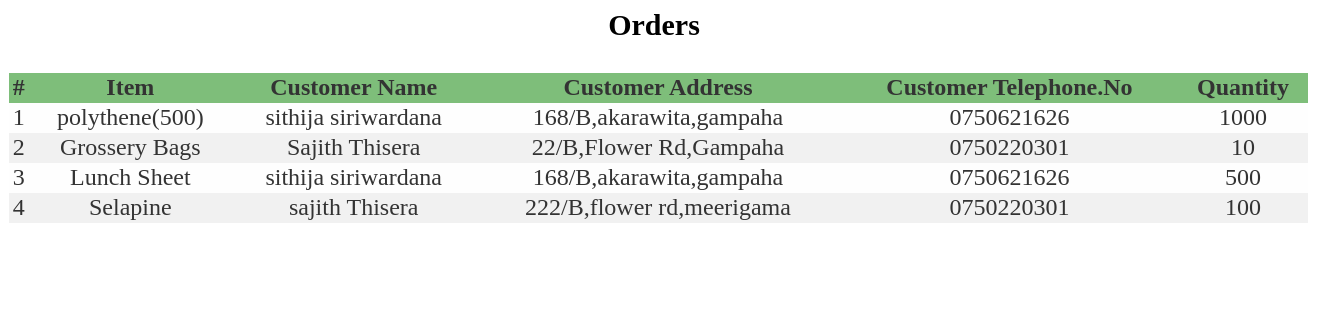
The app's page /owner_view.php with its own data.
### tables this page shows
CREATE TABLE `orders` (
  `id` int(11) NOT NULL,
  `item` varchar(255) NOT NULL,
  `name` varchar(255) NOT NULL,
  `address` varchar(255) NOT NULL,
  `phone_no` varchar(255) NOT NULL,
  `quantity` varchar(255) NOT NULL
);

### owner_view.php (the view, shortened to what this page needs)
<?php
require_once('config.php');
$ReadSql = "SELECT * FROM orders";
$result = mysqli_query($connection, $ReadSql);
?>
<html>
<head>
    <link href="css/tt.css" rel="stylesheet" type="text/css">
</head>
<body>
<div class="container">
    <h2>Orders</h2>
        <table class="table">
        <thead>
            <tr>
                <th>#</th>
                <th>Item</th>
                <th>Customer Name</th>
                <th>Customer Address</th>
                <th>Customer Telephone.No</th>
                <th>Quantity</th>
            </tr>
        </thead>
        <?php
        $i=0;
        while($res = mysqli_fetch_array($result)) {
        $i++;
            echo "<tr>";
            echo "<td>".$i."</td>";
            echo "<td>".$res['item']."</td>";
            echo "<td>".$res['name']."</td>";
            echo "<td>".$res['address']."</td>";
            echo "<td>".$res['phone_no']."</td>";
            echo "<td>".$res['quantity']."</td>";
        }
        ?>
    </table>
</div>
</body>
</html>

### css/tt.css (style rules this page uses)
h2 { color:black; font-size:30px; text-align:center; margin-right:10px; margin-bottom:30px; }
table { color: #333; width: 1300px; border-collapse: collapse; border-spacing: 0; }
td, th { border: 1px solid transparent; height: 25px; font-size: 24px; }
th { background: #7ebe7a; font-weight: bold; }
td { background: #FAFAFA; text-align: center; }
tr:nth-child(even) td { background: #F1F1F1; }
tr:nth-child(odd) td { background: #FEFEFE; }

### records on screen
orders: item "polythene(500)", name "sithija siriwardana", address "168/B,akarawita,gampaha", phone_no "0750621626", quantity "1000"
orders: item "Grossery Bags", name "Sajith Thisera", address "22/B,Flower Rd,Gampaha", phone_no "0750220301", quantity "10"
orders: item "Lunch Sheet", name "sithija siriwardana", address "168/B,akarawita,gampaha", phone_no "0750621626", quantity "500"
orders: item "Selapine", name "sajith Thisera", address "222/B,flower rd,meerigama", phone_no "0750220301", quantity "100"
